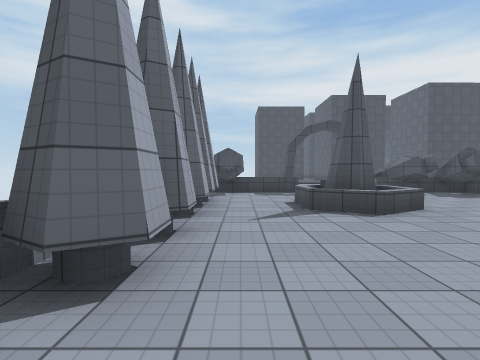
[1] (above)

24 first-person views from a walk through a Unity game level. The camera is 1.4 m above the floor, tilts 2° down and sees 85° across. The floor is counted in squares, 2 m on a side. Each view is taken from the middle of a square. On the plan, view 1 faces up. The plan holds only what a view shows up to about 9 squares ahead; the rest is blank. The place goes on beyond the plan. Surface patterns are stand-ins for the level's own textures.

[2]
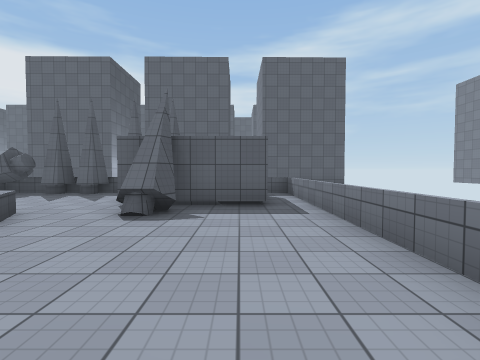

[3]
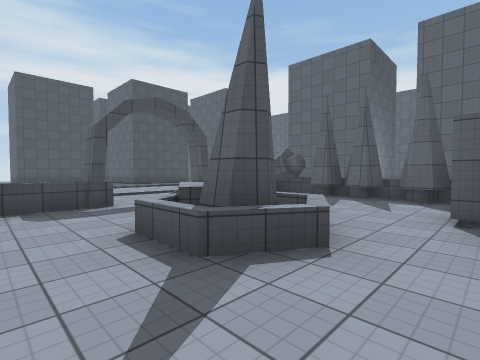

[4]
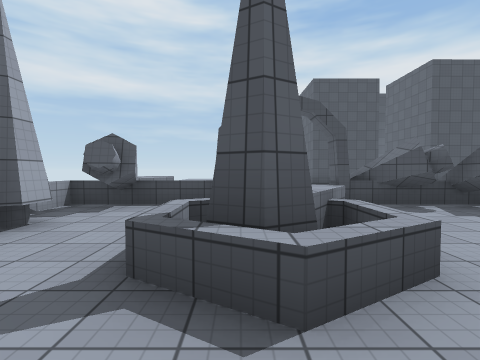

[5]
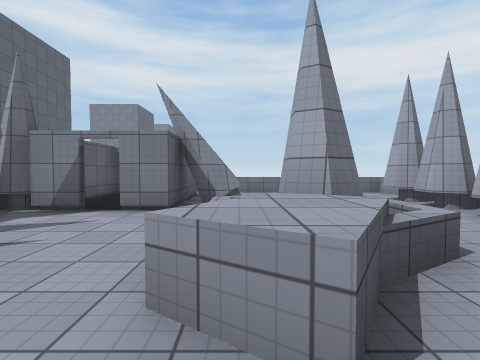

[6]
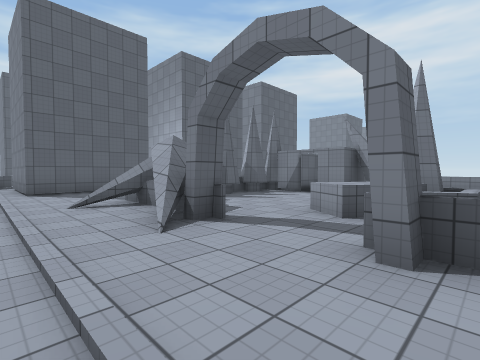

[7]
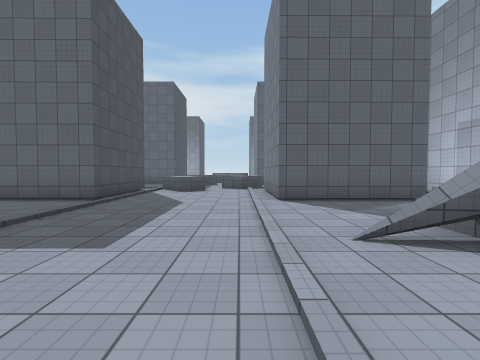

[8]
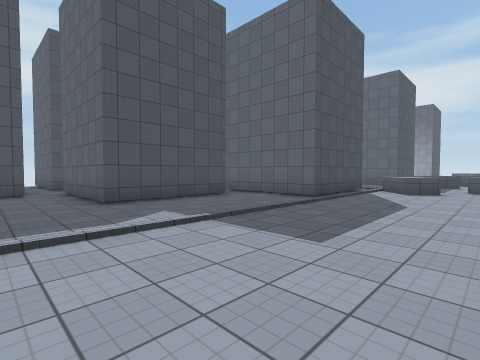

[9]
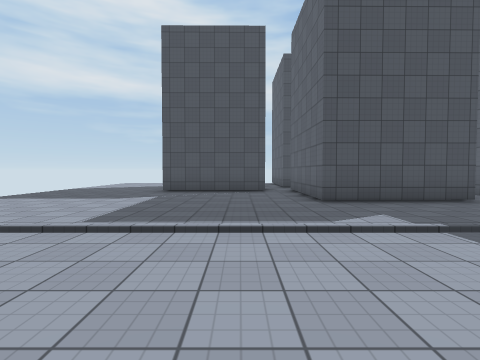

[10]
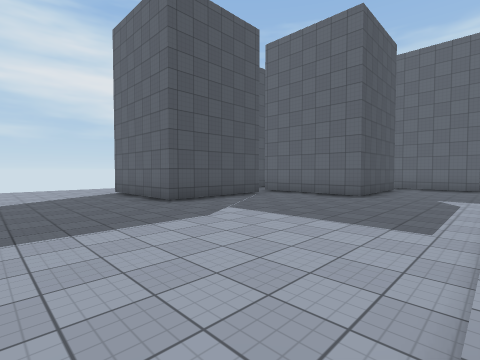

[11]
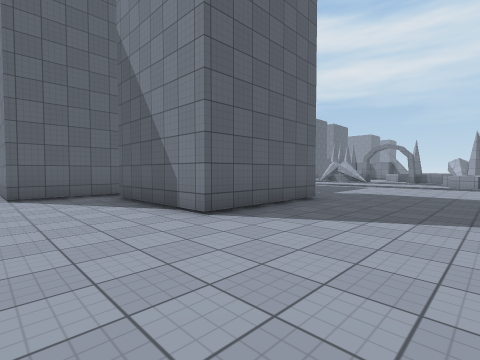

[12]
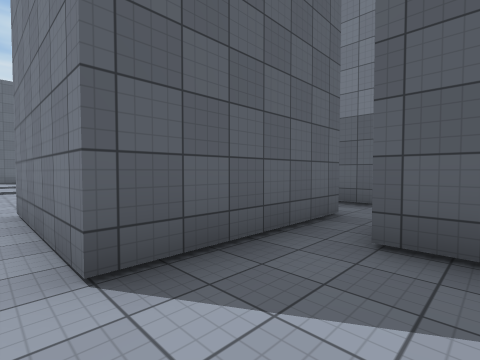

[13]
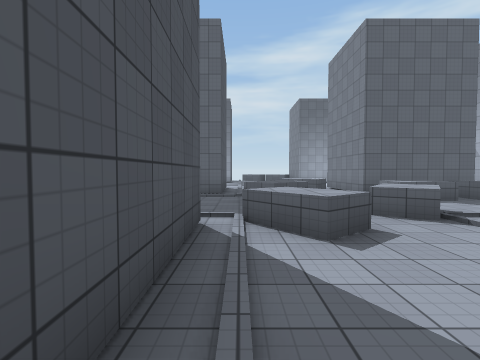

[14]
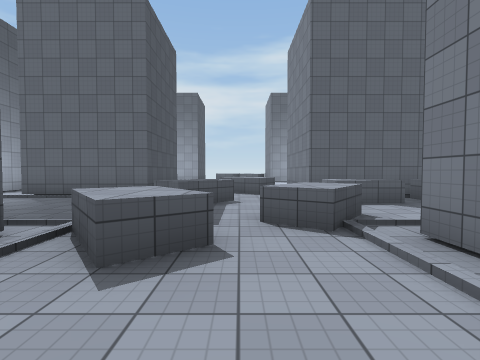

[15]
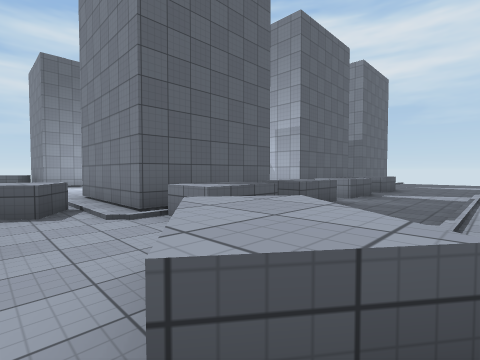

[16]
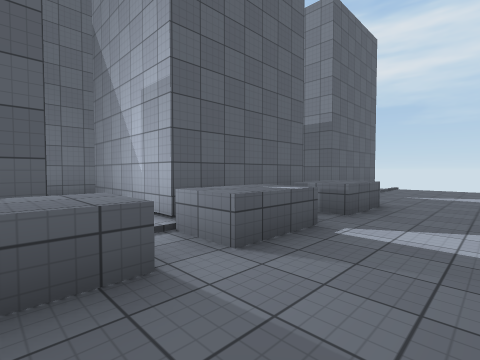

[17]
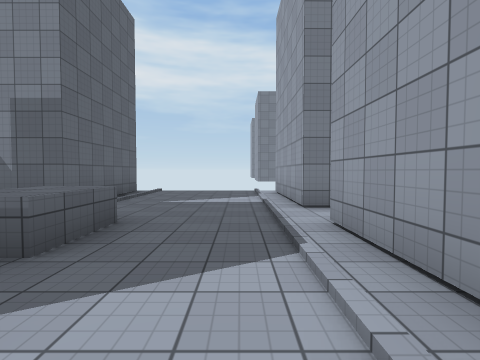

[18]
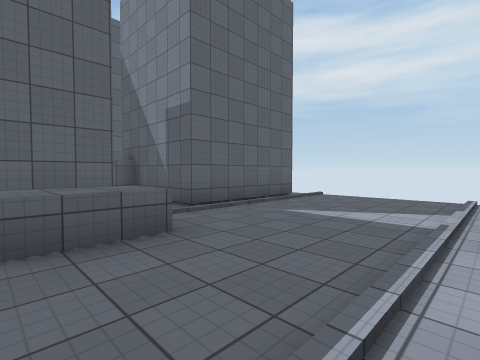

[19]
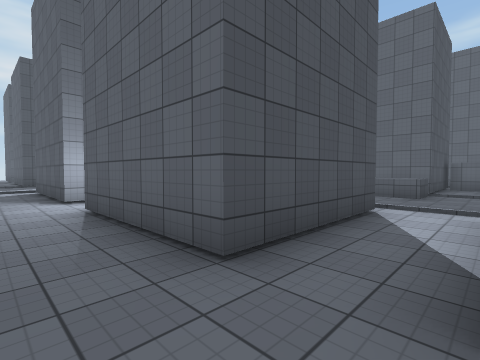

[20]
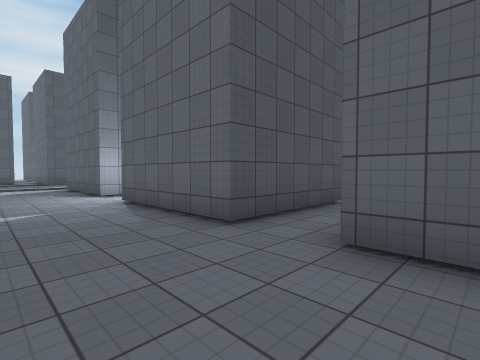

[21]
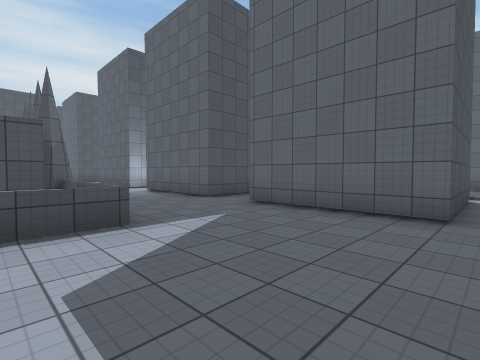

[22]
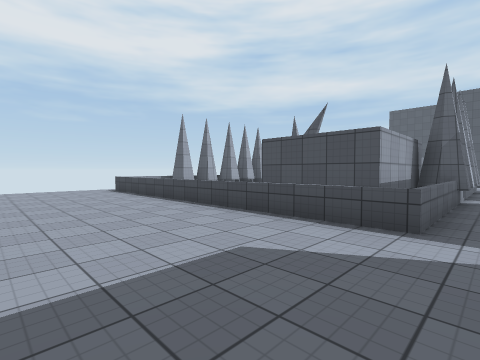

[23]
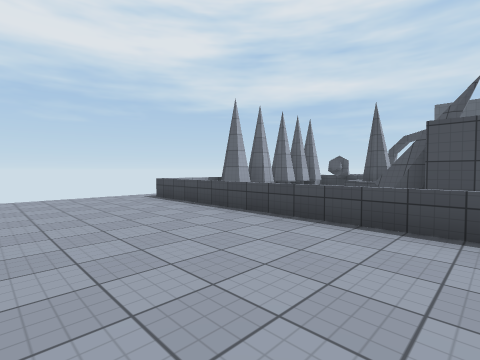

[24]
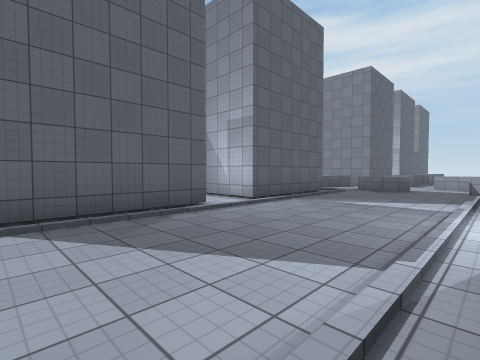

### Floor plan
Key: @ floor where view 1 was taken; # wall or solid block; . floor; / step, stairs or slope; = window, fence, low wall or low ledge; ^ raised ledge.
Columns run from 2 left of view 1 to 23 right of it. Each row starts with its distance up from view 1.
 26 ................
 25 ........#### ...
 24 ........#
 23 ....###.#       ..../#
 22 ....#  .#       ..../#
 21 ....#  ..       ..../#
 20 ....###.##      ..../##
 19 ........#       ..../..
 18 ........#    #  ..../##
 17 ........####.#  ..../#
 16 .............#  ..../#
 15 .............####.../##
 14 ////////////////^..^/
 13     ...........^^.^^
 12      ................^^
 11    .............^^...^.
 10    ..........###.^.^/###
  9  =#=..###....#   ..^/#
  8  ##=..####...#  ..../#
  7 =....^..##...#  ...^/#
  6  #..^^...#....  ..../    #
  5  #..#^...#...## ...^/### #
  4  #..^= ..#...###...^/#
  3 =#...#####...###...^/#
  2 =#.....###...###...^/###
  1 =......###........../..#
  0 =.@......=...###..../###
 -1 .=========...###..../#
 -2 .............###..../#
 -3 .............###..../#
 -4 ..................../

Where each view was taken, in squares from view 1:
view 1: 0 up, 0 right, facing up
view 2: 1 up, 1 left, facing right
view 3: 3 up, 0 right, facing up-right
view 4: 3 up, 2 right, facing up
view 5: 8 up, 3 right, facing down
view 6: 11 up, 1 right, facing down-right
view 7: 11 up, 4 right, facing right
view 8: 11 up, 4 right, facing up-right
view 9: 11 up, 4 right, facing up
view 10: 14 up, 2 left, facing up-right
view 11: 26 up, 2 left, facing down-right
view 12: 26 up, 4 right, facing down-right
view 13: 14 up, 10 right, facing right
view 14: 12 up, 11 right, facing right
view 15: 12 up, 14 right, facing down-right
view 16: 7 up, 15 right, facing down-right
view 17: 5 up, 15 right, facing down
view 18: 3 up, 14 right, facing down-right
view 19: 0 up, 9 right, facing up-right
view 20: 1 down, 8 right, facing up-right
view 21: 4 down, 6 right, facing up-right
view 22: 4 down, 8 right, facing up-left
view 23: 4 down, 5 right, facing up-left
view 24: 23 up, 14 right, facing down-right
